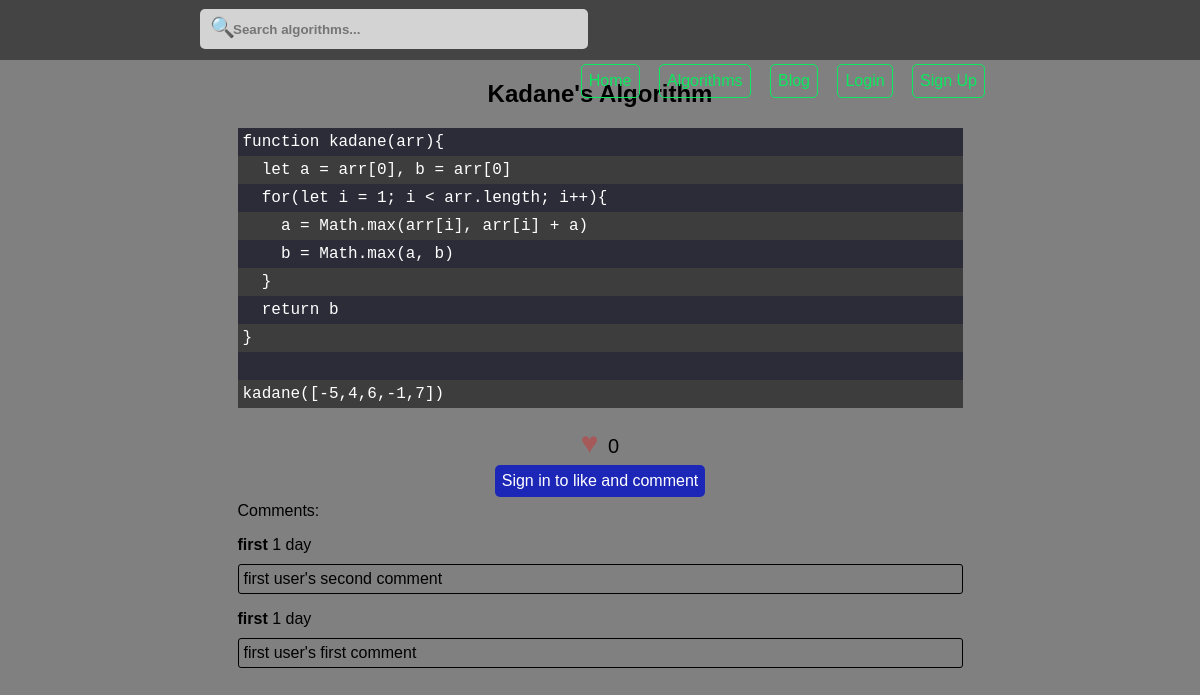
Before: /algorithms/array-stack-queue-sorting/kadanes-algorithm/ with the older database file.
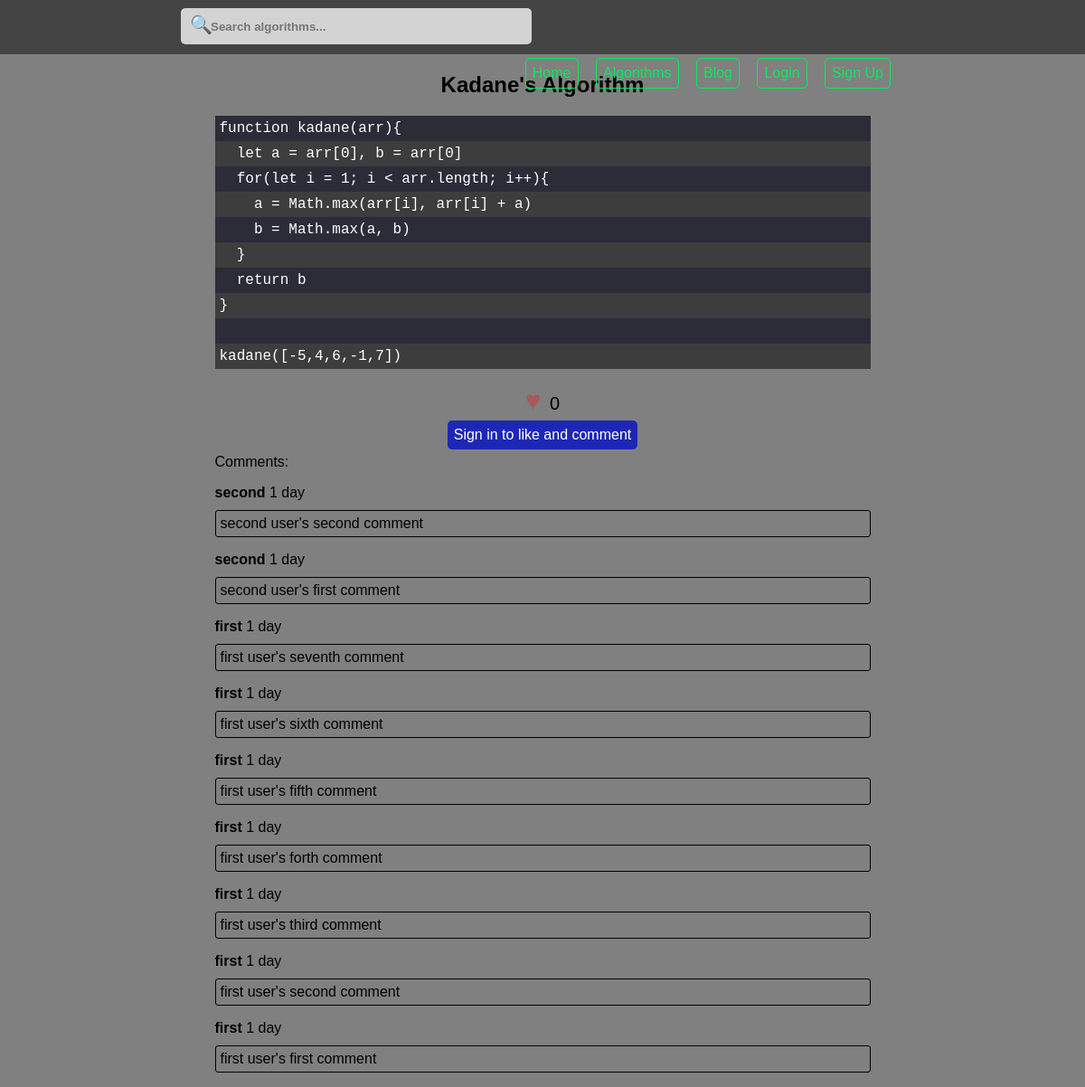
After: the same page with the newer database file.
### computer_science/models.py (models this page shows, shortened)
class Algorithm(models.Model):
	title = models.CharField(max_length = 300)
	friendly_title = models.SlugField(unique = False, default = None)
	category = models.CharField(max_length = 300, default = None)
	friendly_category = models.SlugField(unique = False, default = None)
	code = models.TextField()
	users = models.ManyToManyField(User)
	likes = models.ManyToManyField(User, blank = True, related_name = 'algorithm_likes')
	created_at = models.DateTimeField(auto_now = False, auto_now_add = True)
	updated_at = models.DateTimeField(auto_now = True, auto_now_add = False)
	class Meta:
		ordering = ['title']

### comments/models.py (models this page shows, shortened)
class Comment(models.Model):
	user = models.ForeignKey(User, on_delete = models.CASCADE)
	article = models.ForeignKey(Blog, on_delete = models.CASCADE, null = True, blank = True)
	algorithm = models.ForeignKey(Algorithm, on_delete = models.CASCADE, null = True, blank = True)
	content = models.TextField()
	created_at = models.DateTimeField(auto_now_add = True)
	class Meta:
		ordering = ['-created_at']

### computer_science/views.py (the view, shortened to what this page needs)
# urls.py: url(r'^blog/(?P<friendly_title>[-\w]+)/$', show, name = 'show'),
def show(request, friendly_category = None, friendly_title = None):
	algorithm = get_object_or_404(Algorithm, friendly_title = friendly_title)
	if not algorithm:
		return Http404
	form = Comment_form(request.POST or None)
	current_user_likes = False
	like_or_unlike = 'Like'
	if request.user.is_authenticated:
	    if request.user in algorithm.likes.all():
	        current_user_likes = True
	    if current_user_likes:
	        like_or_unlike = 'Unlike'
	items = { 'algorithm': algorithm,
			  'title': algorithm.title,
			  'comments': algorithm.comment_set.all(),
			  'form': form,
			  'value': 'Submit Comment',
			  'like_or_unlike': like_or_unlike, }
	return render(request, 'algorithms/show.html', items)

### comments/forms.py
class Comment_form(forms.ModelForm):
	content = forms.CharField(widget = forms.Textarea(
		attrs = { 'class': 'comment-form', 'placeholder': 'Type your comment here...', 'rows': 4, 'cols': 80 }))
	class Meta:
		model = Comment
		fields = ['content']

### templates/algorithms/show.html (shortened to what this page needs)
{% extends 'base.html' %}
{% load staticfiles %}
{% block css %}
	<link rel="stylesheet" type="text/css" href="{% static 'css/algorithm.css' %}">
{% endblock css %}
{% block main %}
	<div class="full-algorithm">
		<h2>{{ algorithm.title }}</h2>
		<div class="algorithm-code">{{ algorithm.code|safe }}</div>
		<br />
		<a class='like like-button'>
		</a>
		<span class="like-counts">{{ algorithm.likes.count }}</span>
        <br>
	    {% if user.is_authenticated %}
    		<form method="POST" class="comment_form", enctype="multipart/form-data">
        		{% csrf_token %}
        		{{ form.as_p }}
        		<input type="submit" value="{{ value }}" class='button-class-a send_comment_button'>
    	    </form>
	    {% else %}
	        <a href="{% url 'user:user_login' %}" class="button-class-a">Sign in to like and comment</a>
	    {% endif %}
	    <div class="comment-count">Comments:</div>
	    <div class="all-comments">
    		{% for comment in comments %}
    			<div class="single-comment">
    				<p class="comment-username"><b>{{ comment.user }}</b> {{ comment.created_at|timesince }}</p>
    				<p class="comment-content">{{ comment.content }}</p>
    			</div>
    		{% endfor %}
        </div>
	</div>
{% endblock main %}

### templates/base.html (shortened to what this page needs)
{% load staticfiles %}
<!DOCTYPE html>
<html>
	<head>
		<link rel="stylesheet" type="text/css" href="{% static 'css/main.css' %}">
		<link rel="stylesheet" type="text/css" href="{% static 'css/mobile_main.css' %}", media="screen and (max-width: 600px)">
		{% block css %} {% endblock css %}
	</head>
	<body>
		<div class="main">
			<div class="navigation">
				<div class="search-div">
					<div class="search-icon">&#128269</div>
					<input type="text" class="search-bar" placeholder="Search algorithms..." autofocus="false">
				</div>
				<ul class="links">
					<a class="btns" href="{% url 'computer_science:home' %}"><li>Home</li></a>
					<a class="btns" href="{% url 'computer_science:categories' %}"><li>Algorithms</li></a>
					<a class="btns" href="{% url 'blog:blogs_home' %}"><li>Blog</li></a>
						{% if user.is_authenticated %}
							<a class="btns" href="{% url 'user:profile' %}"><li>Profile</li></a>
							<a class="btns" href="{% url 'logout' %}"><li>Logout</li></a>
						{% else %}
							<a class="btns" href="{% url 'user:user_login' %}"><li>Login</li></a>
							<a class="btns" href="{% url 'user:create' %}"><li>Sign Up</li></a>
						{% endif %}
				</ul>
			</div>
			<div class="dummy"></div>
			{% block main %}
			{% endblock main %}
		</div>
	</body>
</html>

### static_files/css/main.css (style rules this page uses)
html { margin-left: calc(100vw - 100%); overflow-y: scroll; }
body { margin: 0; padding: 0; background: grey; }
.main { width: 800px; margin: 0 auto; text-align: center; font-family: sans-serif; }
ul { list-style: none; padding: 0; }
li { padding: 0; margin: 0; }
a { text-decoration: none; display: inline-block; }
.navigation { text-align: right; height: 60px; background: rgb(68,68,68); margin-bottom: 0; position: fixed; top: 0; left: 0; width: 100%; }
.search-div { position: relative; top: -2px; }
.search-icon { position: absolute; font-size: 20px; color: rgb(130,130,130); display: inline-block; position: fixed; top: 15px; left: 210px; border-radius: 5px; }
.search-bar { float: left; padding: 5px 5px 5px 33px; font-weight: bold; border: 0; height: 30px; border-radius: 5px; margin: 11px 0 0 200px; background: lightgrey; width: 350px; }
.btns { border: 1px solid rgb(9, 234, 95); border-radius: 5px; padding: 7px; margin: -3px 15px 0 0; color: rgb(9, 234, 95); font-size: 16px; }
.links { display: inline-block; padding: 0; margin-right: 200px; }
.dummy { height: 60px; }
.like { display: inline-block; font-size: 30px; cursor: pointer; position: relative; color: rgba(255, 0, 0, .3); }
.like-counts { margin-left: 5px; font-size: 20px; }

### static_files/css/algorithm.css (style rules this page uses)
.full-algorithm { margin-top: 10px; }
.algorithm-code { text-align: left; width: 725px; margin: 0 auto; }
.code-editor-odd { background: rgb(43, 44, 56); color: white; }
.code-editor-even { background: rgb(61, 61, 61); color: white; }
.code-editor { padding: 5px; font-family: monospace; font-size: 16px; }
.single-comment { width: 725px; margin: 0 auto; text-align: left; }
.comment-username { margin-bottom: 0; }
.comment-content { margin-top: 10px; border: 1px solid black; border-radius: 3px; padding: 5px; }
.comment-count { width: 725px; text-align: left; margin: 0 auto; }
.button-class-a { border-radius: 5px; border: 0; padding: 7px; margin: 5px; background: rgb(29, 39, 183); color: white; font-size: 16px; }

Changed rows visible on the page:
added Comment: user "second", created_at "1 day", content "second user's second comment"
added Comment: user "second", created_at "1 day", content "second user's first comment"
added Comment: user "first", created_at "1 day", content "first user's seventh comment"
added Comment: user "first", created_at "1 day", content "first user's sixth comment"
added Comment: user "first", created_at "1 day", content "first user's fifth comment"
added Comment: user "first", created_at "1 day", content "first user's forth comment"
added Comment: user "first", created_at "1 day", content "first user's third comment"
